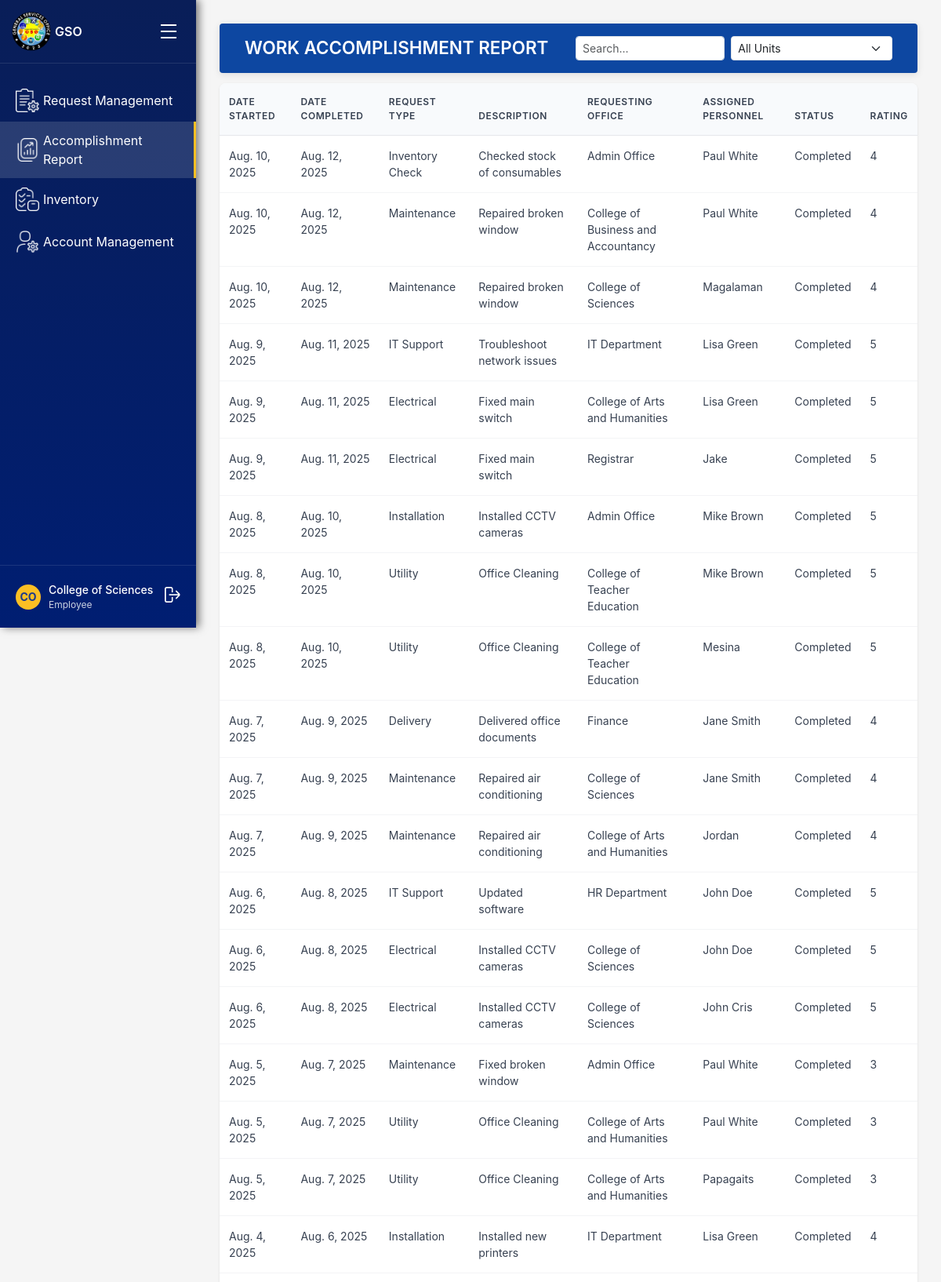
The app's page /reports/accomplishment-report/ (signed in, upper part) with its own data.
### accounts/models.py (models this page shows)
class User(AbstractUser):
    ROLE_CHOICES = [
        ('gso', 'GSO Office'),
        ('unit_head', 'Unit Head'),
        ('personnel', 'Personnel'),
        ('employee', 'Employee'),
    ]
    UNIT_CHOICES = [
        ('admin', 'Admin'),
        ('requestor', 'Requestor'),
        ('maintenance', 'Maintenance'),
        ('electrical', 'Electrical'),
        ('utilities', 'Utilities'),
        ('motorpool', 'Motorpool'),
    ]
    STATUS_CHOICES = [
        ('active', 'Active'),
        ('inactive', 'Inactive'),
    ]
    account_status = models.CharField(max_length=10, choices=STATUS_CHOICES, default='active')
    role = models.CharField(max_length=20, choices=ROLE_CHOICES)
    unit = models.CharField(max_length=50, choices=UNIT_CHOICES, default='unassigned')

### reports/models.py (models this page shows, shortened)
class WorkAccomplishmentReport(models.Model):
    date_started = models.DateField()
    date_completed = models.DateField(null=True, blank=True)
    request_type = models.CharField(max_length=100)
    description = models.TextField()
    requesting_office = models.CharField(max_length=255)
    assigned_personnel = models.CharField(max_length=255)
    status = models.CharField(max_length=50)
    rating = models.CharField(max_length=50, null=True, blank=True)
    created_at = models.DateTimeField(auto_now_add=True)

### reports/views.py (the view)
# urls.py: path("accomplishment-report/", views.accomplishment_report, name="accomplishment_report"),
@login_required
def accomplishment_report(request):
    reports = WorkAccomplishmentReport.objects.all().order_by("-date_started")
    return render(
        request,
        "gso_office/accomplishment_report/accomplishment_report.html",
        {"reports": reports}
    )

### templates/gso_office/accomplishment_report/accomplishment_report.html (shortened to what this page needs)
{% extends "gso_office/gso_base_dashboard.html" %}
{% block main_content %}
<div class="header d-flex align-items-center justify-content-between">
    <h1 class="page-title">WORK ACCOMPLISHMENT REPORT</h1>
    <form method="get" class="d-flex gap-2">
        <input
            type="text"
            name="user_status"
            class="form-control form-control-sm"
            placeholder="Search..."
            value="{{ request.GET.user_status }}"
        >
        <select name="unit" class="form-select form-select-sm" onchange="this.form.submit()">
          <option value="">All Units</option>
        </select>
    </form>
  </div>
<div class="table-container">
    <table class="table">
        <thead>
            <tr>
            <th>Date Started</th>
            <th>Date Completed</th>
            <th>Request Type</th>
            <th>Description</th>
            <th>Requesting Office</th>
            <th>Assigned Personnel</th>
            <th>Status</th>
            <th>Rating</th>
            </tr>
        </thead>
        <tbody>
            {% for report in reports %}
            <tr>
                <td>{{ report.date_started }}</td>
                <td>{{ report.date_completed|default:"-" }}</td>
                <td>{{ report.request_type }}</td>
                <td>{{ report.description }}</td>
                <td>{{ report.requesting_office }}</td>
                <td>{{ report.assigned_personnel }}</td>
                <td>{{ report.status }}</td>
                <td>{{ report.rating|default:"Not Rated" }}</td>
            </tr>
            {% empty %}
            <tr>
                <td colspan="8">No reports available</td>
            </tr>
            {% endfor %}
        </tbody>
        </table>
</div>
{% endblock %}

### templates/gso_office/gso_base_dashboard.html (shortened to what this page needs)
{% load static %}
<!DOCTYPE html>
<html lang="en">
<head>
  <link href="https://cdn.jsdelivr.net/npm/bootstrap@5.3.3/dist/css/bootstrap.min.css" rel="stylesheet">
  <link rel="stylesheet" href="{% static 'css/gso_dashboard.css' %}" />
</head>
<body>
    <div class="sidebar" id="sidebar">
        <div class="logo-section">
            <div class="logo">
                <img src="{% static 'images/gso_logo.png' %}" alt="General Services Office Logo">
            </div>
            <span style="font-weight: 600;">GSO</span>
            <div class="hamburger" id="sidebarToggle">
                <div class="bar"></div>
                <div class="bar"></div>
                <div class="bar"></div>
            </div>
        </div>
    {% url 'request_management' as request_management_url %}
    {% url 'accomplishment_report' as accomplishment_report_url %}
    {% url 'gso_inventory' as gso_inventory_url %}
    {% url 'account_management' as account_management_url %}
    <div class="nav-menu">
        <a href="{{ request_management_url }}" class="nav-link">
            <div class="nav-item {% if request.path == request_management_url or request.path == '/requests/gso/' %}active{% endif %}">
                <div class="nav-icon">
                    <img src="{% static 'images/gso_office/request_icon.png' %}" alt="Request Management">
                </div>
                <span>Request Management</span>
            </div>
        </a>
        <a href="{{ accomplishment_report_url }}" class="nav-link">
            <div class="nav-item {% if request.path == accomplishment_report_url %}active{% endif %}">
                <div class="nav-icon">
                    <img src="{% static 'images/gso_office/report_icon.png' %}" alt="Accomplishment Report">
                </div>
                <span>Accomplishment Report</span>
            </div>
        </a>
        <a href="{{ gso_inventory_url }}" class="nav-link">
            <div class="nav-item {% if request.path == gso_inventory_url %}active{% endif %}">
                <div class="nav-icon">
                    <img src="{% static 'images/unit_head/inventory_icon.png' %}" alt="Inventory">
                </div>
                <span>Inventory</span>
            </div>
        </a>
        <a href="{{ account_management_url }}" class="nav-link">
            <div class="nav-item {% if request.path == account_management_url %}active{% endif %}">
                <div class="nav-icon">
                    <img src="{% static 'images/gso_office/account_icon.png' %}" alt="Account Management">
                </div>
                <span>Account Management</span>
            </div>
        </a>
    </div>
    <div class="user-section">
        <div class="user-avatar">
            {{ user.first_name|default:user.username|slice:":2"|upper }}
        </div>
        <div class="user-info">
            <div class="user-name">{{ user.get_full_name|default:user.username }}</div>
            <div class="user-role">{{ user.get_role_display }}</div>
        </div>
        <div class="logout-icon" style="margin-left: auto; cursor: pointer;">
            <form method="post" action="{% url 'logout' %}" style="display: inline;">
                <button type="submit" style="background: none; border: none; color: inherit; cursor: pointer;">
                    <img src="{% static 'images/logout.png' %}" alt="Logout">
                </button>
            </form>
        </div>
    </div>
</div>
<div class="main-content">
    {% block main_content %}{% endblock %}
</div>
</body>
</html>

### static/css/gso_dashboard.css (style rules this page uses)
* { margin: 0; padding: 0; box-sizing: border-box; }
body { font-family: -apple-system, BlinkMacSystemFont, 'Segoe UI', Roboto, sans-serif; background-color: #f5f5f5; display: flex; min-height: 100vh; }
.sidebar { width: 250px; background: linear-gradient(180deg, #091e58 0%, #001e72 100%); color: white; display: flex; flex-direction: column; position: fixed; height: 100vh; left: 0; top: 0; box-shadow: 4px 0 10px rgba(0, 0, 0, 0.5); transition: width 0.3s ease, transform 0.3s ease; }
.logo-section { padding: 20px; display: flex; align-items: center; gap: 10px; border-bottom: 1px solid rgba(255, 255, 255, 0.1); }
.logo { width: 40px; height: 40px; background: #fbbf24; border-radius: 50%; display: flex; align-items: center; justify-content: center; font-weight: bold; color: #1e3a8a; }
.nav-menu { flex: 1; padding: 20px 0; }
.nav-item { display: flex; align-items: center; padding: 12px 20px; cursor: pointer; transition: background-color 0.2s; gap: 5px; }
.nav-item.active { background-color: rgba(233, 233, 233, 0.15); border-right: 3px solid #fbbf24; }
.nav-icon img { width: 30px; height: auto; object-fit: contain; display: block; }
.nav-link { text-decoration: none; color: inherit; display: block; }
.user-section { padding: 20px; border-top: 1px solid rgba(255, 255, 255, 0.1); display: flex; align-items: center; gap: 10px; }
.user-avatar { width: 32px; height: 32px; background: #fbbf24; border-radius: 50%; display: flex; align-items: center; justify-content: center; font-weight: bold; color: #1e3a8a; font-size: 14px; }
.user-info { flex: 1; }
.user-name { font-size: 14px; font-weight: 500; }
.user-role { font-size: 12px; opacity: 0.8; }
.logout-icon img { width: 20px; height: auto; object-fit: contain; display: block; }
.main-content { flex: 1; margin-left: 250px; padding: 30px; transition: margin-left 0.3s ease; }
.header { position: sticky; top: 0; left: 0; right: 0; z-index: 1100; background: #0d47a1; color: #fff; padding: 1rem 2rem; margin-bottom: 0.8rem; border-radius: 4px; box-shadow: 0 2px 10px rgba(0,0,0,0.1); display: flex; justify-content: space-between; align-items: center; }
.page-title { font-size: 1.4rem; font-weight: 600; margin: 0; color: #fff; }
.header input.form-control-sm, .header select.form-select-sm { min-width: 160px; }
.table-container { background: white; border-radius: 8px; box-shadow: 0 1px 3px rgba(0, 0, 0, 0.1); overflow: hidden; }
.table { width: 100%; border-collapse: collapse; }
.table th { background-color: #f8fafc; padding: 15px 12px; text-align: left; font-weight: 600; font-size: 12px; color: #374151; text-transform: uppercase; letter-spacing: 0.05em; border-bottom: 1px solid #e5e7eb; }
.table td { padding: 15px 12px; border-bottom: 1px solid #f3f4f6; font-size: 14px; color: #374151; }
.logo img { width: 50px; height: auto; }
.hamburger { margin-left: auto; cursor: pointer; padding: 5px; display: flex; flex-direction: column; cursor: pointer; padding: 5px; }
.hamburger .bar { width: 20px; height: 2px; background-color: white; margin: 3px 0; }

### records on screen
User: first_name "CO", get_full_name "College of Sciences", role "Employee"
WorkAccomplishmentReport: date_started "Aug. 10, 2025", date_completed "Aug. 12, 2025", request_type "Inventory Check", description "Checked stock of consumables", requesting_office "Admin Office", assigned_personnel "Paul White", status "Completed", rating "4"
WorkAccomplishmentReport: date_started "Aug. 10, 2025", date_completed "Aug. 12, 2025", request_type "Maintenance", description "Repaired broken window", requesting_office "College of Business and Accountancy", assigned_personnel "Paul White", status "Completed", rating "4"
WorkAccomplishmentReport: date_started "Aug. 10, 2025", date_completed "Aug. 12, 2025", request_type "Maintenance", description "Repaired broken window", requesting_office "College of Sciences", assigned_personnel "Magalaman", status "Completed", rating "4"
WorkAccomplishmentReport: date_started "Aug. 9, 2025", date_completed "Aug. 11, 2025", request_type "IT Support", description "Troubleshoot network issues", requesting_office "IT Department", assigned_personnel "Lisa Green", status "Completed", rating "5"
WorkAccomplishmentReport: date_started "Aug. 9, 2025", date_completed "Aug. 11, 2025", request_type "Electrical", description "Fixed main switch", requesting_office "College of Arts and Humanities", assigned_personnel "Lisa Green", status "Completed", rating "5"
WorkAccomplishmentReport: date_started "Aug. 9, 2025", date_completed "Aug. 11, 2025", request_type "Electrical", description "Fixed main switch", requesting_office "Registrar", assigned_personnel "Jake", status "Completed", rating "5"
WorkAccomplishmentReport: date_started "Aug. 8, 2025", date_completed "Aug. 10, 2025", request_type "Installation", description "Installed CCTV cameras", requesting_office "Admin Office", assigned_personnel "Mike Brown", status "Completed", rating "5"
WorkAccomplishmentReport: date_started "Aug. 8, 2025", date_completed "Aug. 10, 2025", request_type "Utility", description "Office Cleaning", requesting_office "College of Teacher Education", assigned_personnel "Mike Brown", status "Completed", rating "5"
WorkAccomplishmentReport: date_started "Aug. 8, 2025", date_completed "Aug. 10, 2025", request_type "Utility", description "Office Cleaning", requesting_office "College of Teacher Education", assigned_personnel "Mesina", status "Completed", rating "5"
WorkAccomplishmentReport: date_started "Aug. 7, 2025", date_completed "Aug. 9, 2025", request_type "Delivery", description "Delivered office documents", requesting_office "Finance", assigned_personnel "Jane Smith", status "Completed", rating "4"
WorkAccomplishmentReport: date_started "Aug. 7, 2025", date_completed "Aug. 9, 2025", request_type "Maintenance", description "Repaired air conditioning", requesting_office "College of Sciences", assigned_personnel "Jane Smith", status "Completed", rating "4"
WorkAccomplishmentReport: date_started "Aug. 7, 2025", date_completed "Aug. 9, 2025", request_type "Maintenance", description "Repaired air conditioning", requesting_office "College of Arts and Humanities", assigned_personnel "Jordan", status "Completed", rating "4"
WorkAccomplishmentReport: date_started "Aug. 6, 2025", date_completed "Aug. 8, 2025", request_type "IT Support", description "Updated software", requesting_office "HR Department", assigned_personnel "John Doe", status "Completed", rating "5"
WorkAccomplishmentReport: date_started "Aug. 6, 2025", date_completed "Aug. 8, 2025", request_type "Electrical", description "Installed CCTV cameras", requesting_office "College of Sciences", assigned_personnel "John Doe", status "Completed", rating "5"
WorkAccomplishmentReport: date_started "Aug. 6, 2025", date_completed "Aug. 8, 2025", request_type "Electrical", description "Installed CCTV cameras", requesting_office "College of Sciences", assigned_personnel "John Cris", status "Completed", rating "5"
WorkAccomplishmentReport: date_started "Aug. 5, 2025", date_completed "Aug. 7, 2025", request_type "Maintenance", description "Fixed broken window", requesting_office "Admin Office", assigned_personnel "Paul White", status "Completed", rating "3"
WorkAccomplishmentReport: date_started "Aug. 5, 2025", date_completed "Aug. 7, 2025", request_type "Utility", description "Office Cleaning", requesting_office "College of Arts and Humanities", assigned_personnel "Paul White", status "Completed", rating "3"
WorkAccomplishmentReport: date_started "Aug. 5, 2025", date_completed "Aug. 7, 2025", request_type "Utility", description "Office Cleaning", requesting_office "College of Arts and Humanities", assigned_personnel "Papagaits", status "Completed", rating "3"
WorkAccomplishmentReport: date_started "Aug. 4, 2025", date_completed "Aug. 6, 2025", request_type "Installation", description "Installed new printers", requesting_office "IT Department", assigned_personnel "Lisa Green", status "Completed", rating "4"
